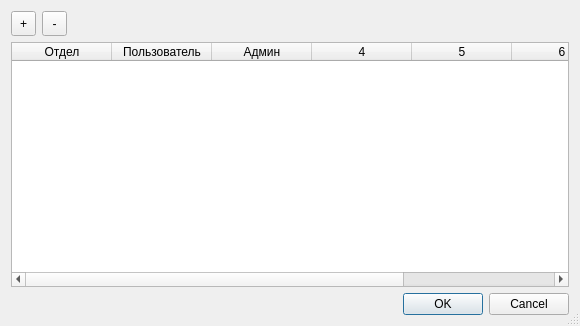
<?xml version="1.0" encoding="UTF-8"?>
<ui version="4.0">
 <class>AcadSupFileRight</class>
 <widget class="QDialog" name="AcadSupFileRight">
  <property name="geometry">
   <rect>
    <x>0</x>
    <y>0</y>
    <width>580</width>
    <height>326</height>
   </rect>
  </property>
  <property name="windowTitle">
   <string>Стили печатей - права на изменение</string>
  </property>
  <property name="sizeGripEnabled">
   <bool>true</bool>
  </property>
  <layout class="QVBoxLayout" name="verticalLayout">
   <item>
    <layout class="QHBoxLayout" name="horizontalLayout_2">
     <item>
      <widget class="QToolButton" name="tbPlus">
       <property name="sizePolicy">
        <sizepolicy hsizetype="Expanding" vsizetype="MinimumExpanding">
         <horstretch>0</horstretch>
         <verstretch>0</verstretch>
        </sizepolicy>
       </property>
       <property name="minimumSize">
        <size>
         <width>25</width>
         <height>25</height>
        </size>
       </property>
       <property name="maximumSize">
        <size>
         <width>25</width>
         <height>25</height>
        </size>
       </property>
       <property name="text">
        <string>+</string>
       </property>
       <property name="icon">
        <iconset resource="resource1.qrc">
         <normaloff>:/some/ico/ico/plus.png</normaloff>:/some/ico/ico/plus.png</iconset>
       </property>
      </widget>
     </item>
     <item>
      <widget class="QToolButton" name="tbMinus">
       <property name="sizePolicy">
        <sizepolicy hsizetype="Expanding" vsizetype="MinimumExpanding">
         <horstretch>0</horstretch>
         <verstretch>0</verstretch>
        </sizepolicy>
       </property>
       <property name="minimumSize">
        <size>
         <width>25</width>
         <height>25</height>
        </size>
       </property>
       <property name="maximumSize">
        <size>
         <width>25</width>
         <height>25</height>
        </size>
       </property>
       <property name="text">
        <string>-</string>
       </property>
       <property name="icon">
        <iconset resource="resource1.qrc">
         <normaloff>:/some/ico/ico/minus.png</normaloff>:/some/ico/ico/minus.png</iconset>
       </property>
      </widget>
     </item>
     <item>
      <spacer name="horizontalSpacer_2">
       <property name="orientation">
        <enum>Qt::Horizontal</enum>
       </property>
       <property name="sizeHint" stdset="0">
        <size>
         <width>40</width>
         <height>20</height>
        </size>
       </property>
      </spacer>
     </item>
    </layout>
   </item>
   <item>
    <widget class="QTableWidget" name="twRights">
     <property name="selectionMode">
      <enum>QAbstractItemView::SingleSelection</enum>
     </property>
     <property name="columnCount">
      <number>7</number>
     </property>
     <attribute name="horizontalHeaderHighlightSections">
      <bool>false</bool>
     </attribute>
     <attribute name="verticalHeaderVisible">
      <bool>false</bool>
     </attribute>
     <attribute name="verticalHeaderHighlightSections">
      <bool>false</bool>
     </attribute>
     <column>
      <property name="text">
       <string>Отдел</string>
      </property>
      <property name="toolTip">
       <string>&lt;html&gt;&lt;head/&gt;&lt;body&gt;&lt;p&gt;&amp;quot;Все отделы&amp;quot; означает не только права на список для всех отделов, но и права на списки всех отделов.&lt;/p&gt;&lt;/body&gt;&lt;/html&gt;</string>
      </property>
     </column>
     <column>
      <property name="text">
       <string>Пользователь</string>
      </property>
     </column>
     <column>
      <property name="text">
       <string>Админ</string>
      </property>
      <property name="toolTip">
       <string>&lt;html&gt;&lt;head/&gt;&lt;body&gt;&lt;p&gt;Может ли пользователь изменять права (в пределах указанного отдела)&lt;/p&gt;&lt;/body&gt;&lt;/html&gt;</string>
      </property>
     </column>
     <column/>
     <column/>
     <column/>
     <column/>
    </widget>
   </item>
   <item>
    <widget class="QDialogButtonBox" name="buttonBox">
     <property name="orientation">
      <enum>Qt::Horizontal</enum>
     </property>
     <property name="standardButtons">
      <set>QDialogButtonBox::Cancel|QDialogButtonBox::Ok</set>
     </property>
    </widget>
   </item>
  </layout>
  <action name="actionAdd">
   <property name="text">
    <string>Добавить</string>
   </property>
  </action>
  <action name="actionDel">
   <property name="text">
    <string>Удалить</string>
   </property>
  </action>
 </widget>
 <resources>
  <include location="resource1.qrc"/>
 </resources>
 <connections>
  <connection>
   <sender>buttonBox</sender>
   <signal>accepted()</signal>
   <receiver>AcadSupFileRight</receiver>
   <slot>Accept()</slot>
   <hints>
    <hint type="sourcelabel">
     <x>248</x>
     <y>254</y>
    </hint>
    <hint type="destinationlabel">
     <x>157</x>
     <y>274</y>
    </hint>
   </hints>
  </connection>
  <connection>
   <sender>buttonBox</sender>
   <signal>rejected()</signal>
   <receiver>AcadSupFileRight</receiver>
   <slot>reject()</slot>
   <hints>
    <hint type="sourcelabel">
     <x>316</x>
     <y>260</y>
    </hint>
    <hint type="destinationlabel">
     <x>286</x>
     <y>274</y>
    </hint>
   </hints>
  </connection>
  <connection>
   <sender>tbPlus</sender>
   <signal>clicked()</signal>
   <receiver>actionAdd</receiver>
   <slot>trigger()</slot>
   <hints>
    <hint type="sourcelabel">
     <x>22</x>
     <y>48</y>
    </hint>
    <hint type="destinationlabel">
     <x>-1</x>
     <y>-1</y>
    </hint>
   </hints>
  </connection>
  <connection>
   <sender>tbMinus</sender>
   <signal>clicked()</signal>
   <receiver>actionDel</receiver>
   <slot>trigger()</slot>
   <hints>
    <hint type="sourcelabel">
     <x>53</x>
     <y>48</y>
    </hint>
    <hint type="destinationlabel">
     <x>-1</x>
     <y>-1</y>
    </hint>
   </hints>
  </connection>
 </connections>
 <slots>
  <slot>Accept()</slot>
 </slots>
</ui>
